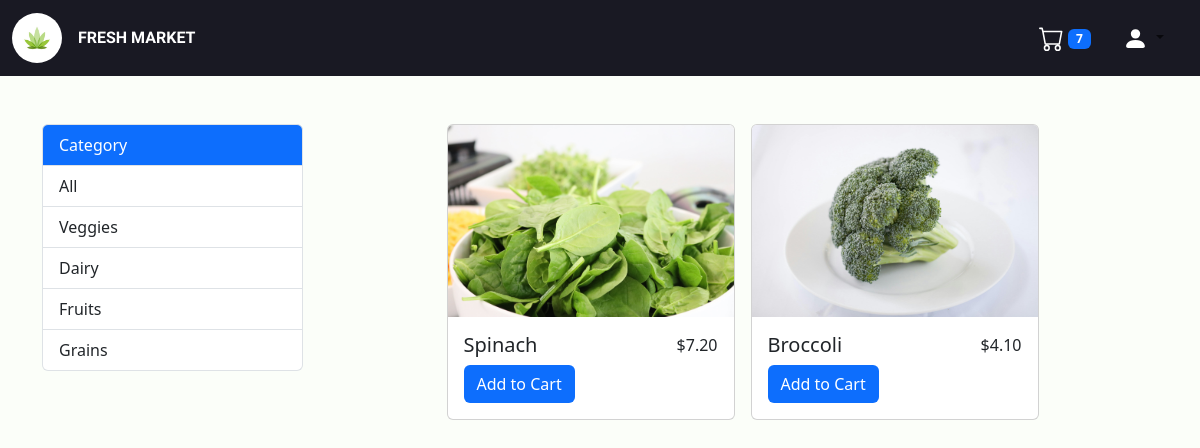
Page /eapp/filter/1/ (signed in) on the committed database.
### eapp/models.py (models this page shows, shortened)
class Category(models.Model):
    category_name = models.CharField(max_length=200)
    def __str__(self):
        return self.category_name

class Product(models.Model):
    name = models.CharField(max_length=200)
    price = models.DecimalField(max_digits=10, decimal_places=2)
    product_image = models.ImageField(default='def.png'
                                      , upload_to='product_images')
    category = models.ForeignKey(to=Category, on_delete=models.CASCADE)

### eapp/views.py (the view)
# urls.py: path("filter/<int:category_id>/", views.fliter, name='eapp-filter'),
def fliter(request, category_id):
    category = Category.objects.all()
    filter_product = Product.objects.filter(category=category_id)
    cart_item = CartItem.objects.filter(customer_id=request.user.id)
    total_quantity = cart_item.aggregate(Sum("quantity"))
    return render(request, template_name="home.html",
                  context={'products': filter_product, 'category': category, 'total_quantity': total_quantity})

### eapp/templates/home.html (shortened to what this page needs)
{% extends "base.html" %}
{% block content %}
    {% load static %}
    <div class="row justify-content-center mt-5">
        <div class="col-md-3 mb-5 ">
            <ul class="list-group">
                <li class="text-white list-group-item category-head">Category</li>
                <a href="{% url 'eapp-home' %}" class="list-group-item list-group-item-action">All</a>
                {% for item in category %}
                    <a href={% url 'eapp-filter' category_id=item.id %} class="list-group-item list-group-item-action">
                    {{ item }} </a>
                {% endfor %}
            </ul>
        </div>
        <div class="col-9 d-flex flex-wrap flex-row justify-content-center align-center gap-3">
            {% for product in products %}
                <div class="card" style="width: 18rem;">
                    <img alt="product_image" class="card-img-top " src="{{ product.product_image.url }}">
                    <div class="card-body">
                        <div class="d-flex justify-content-between">
                            <h5 class="card-title ">{{ product.name }}</h5>
                            <p class="card-text">${{ product.price }}</p>
                        </div>
                        <a id=btn_{{ product.id }} class="btn custom-btn"
                           href="{% url 'eapp-add' product_id=product.id %}">Add to Cart</a>
                    </div>
                </div>
            {% endfor %}
        </div>
    </div>
{% endblock %}

### static/eapp/base.css (style rules this page uses)
body { background-color: #FBFEF9; }
.custom-btn { color: #ffffff; background-color: #0d6efd; }
.list-group-item:first-child { background-color: #0d6efd; }
.card-img-top { height: 12rem; object-fit: cover; }

### rows in the picture
Category: category_name "Veggies"
Category: category_name "Dairy"
Category: category_name "Fruits"
Category: category_name "Grains"
Product: product_image (picture), name "Spinach", price "7.20"
Product: product_image (picture), name "Broccoli", price "4.10"

### other values in the picture
{{ total_quantity.quantity__sum }} "7"
